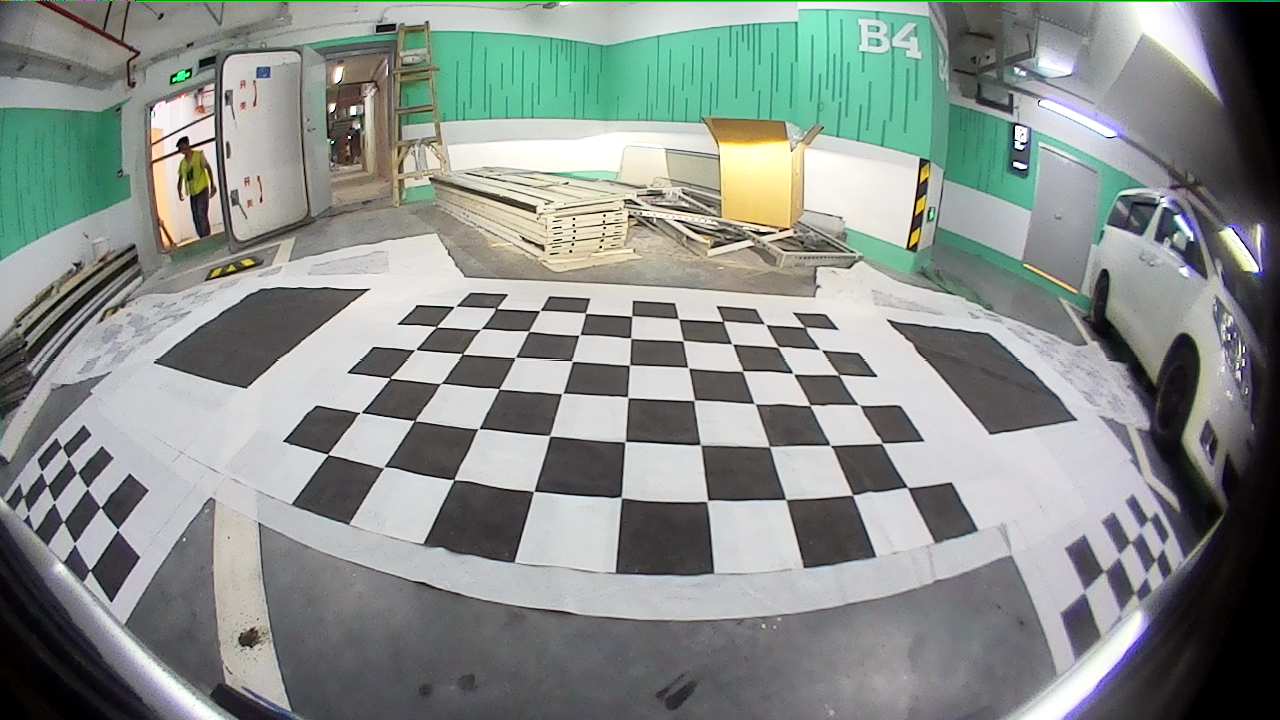
//> input picture 360car1bakxx1/360car1/capture00.bmp, 1280 x 720 px
$ ./main1   (built with g++ and OpenCV 4, the #if around main switched on)
//> lines starting //> are read from the running program, lines starting //| are printed output that depends on the picture
#if 0
#include <iostream>
#include <opencv2/opencv.hpp>
#include <vector>
using namespace std;
int main()
{
	cv::Mat src = cv::imread("D://program//car360BQL//car360BQL//capture00.bmp", 0);
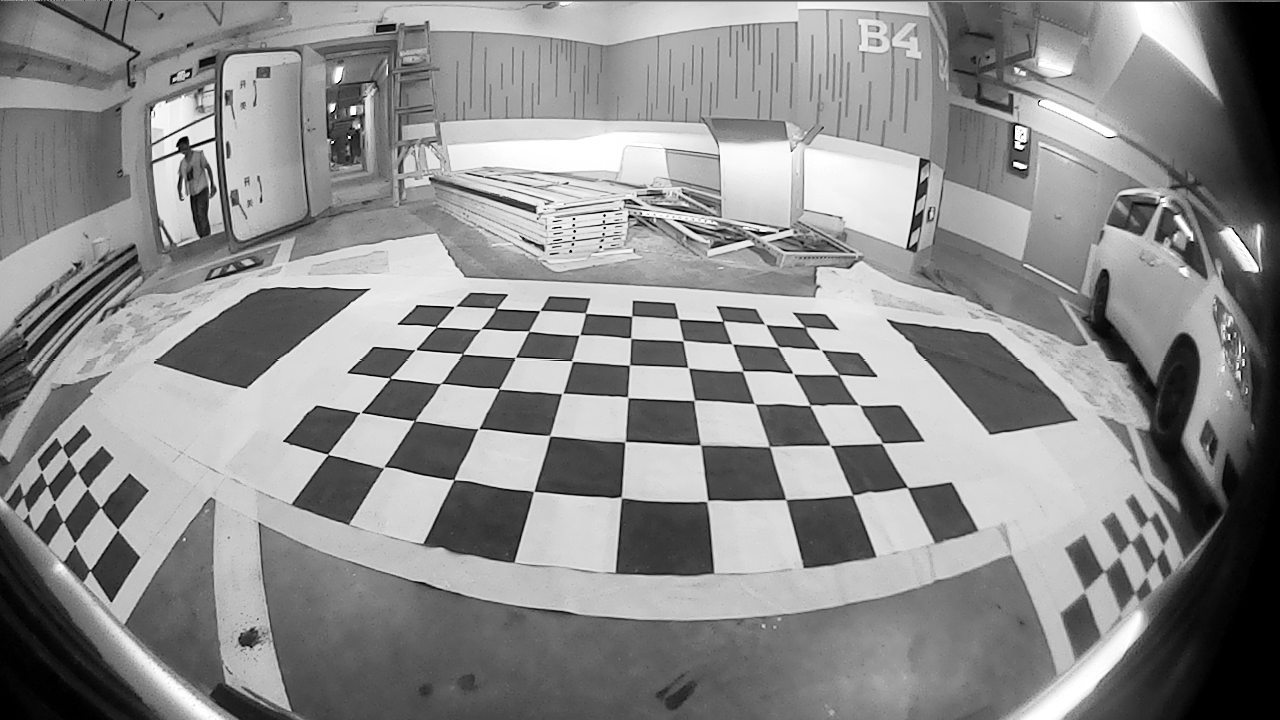
//> src: 720 rows x 1280 cols, CV_8UC1; min 0, max 255, mean 140.3
	//cv::imshow("fff" , src );
	//cv::waitKey(0);
	cv::Size size(9 , 6 );
	vector<cv::Point2f> corners;
	bool b = cv::findChessboardCorners(src, size, corners);
//> corners = 54 Points (x, y), first 12: [907.5, 487.4], [852.6, 495.1], [785.6, 499.6], [707, 501.2], [621.3, 497.4], [533.6, 491.4], [453.9, 479.6], [383.8, 467.5], [328, 454.1], [881.8, 443.2], [830.1, 445.3], [769.2, 446.5]; b = true
	return 0;
}
#endif

$ run again, with 360car1bakxx1/360car1/capture01.bmp copied over 360car1bakxx1/360car1/capture00.bmp
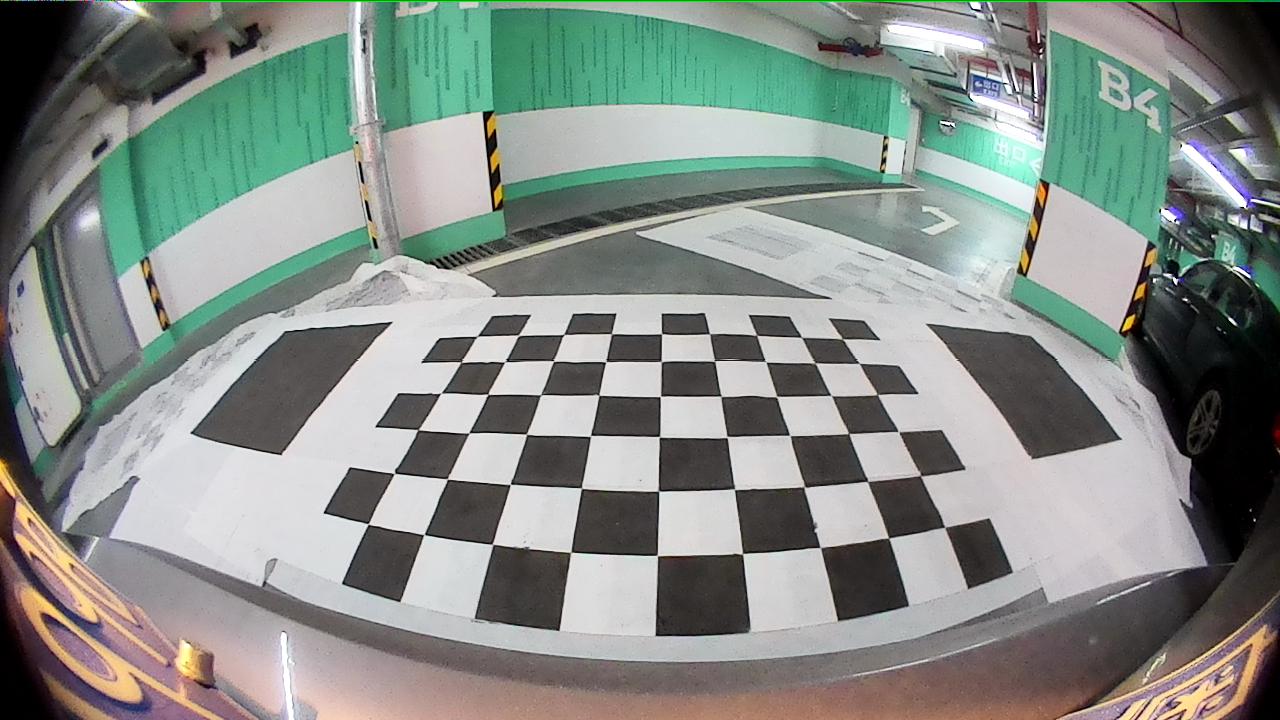
//> input picture 360car1bakxx1/360car1/capture01.bmp, 1280 x 720 px
//> `cv::Mat src = cv::imread("D://program//car360BQL//car360BQL//capture00..`:
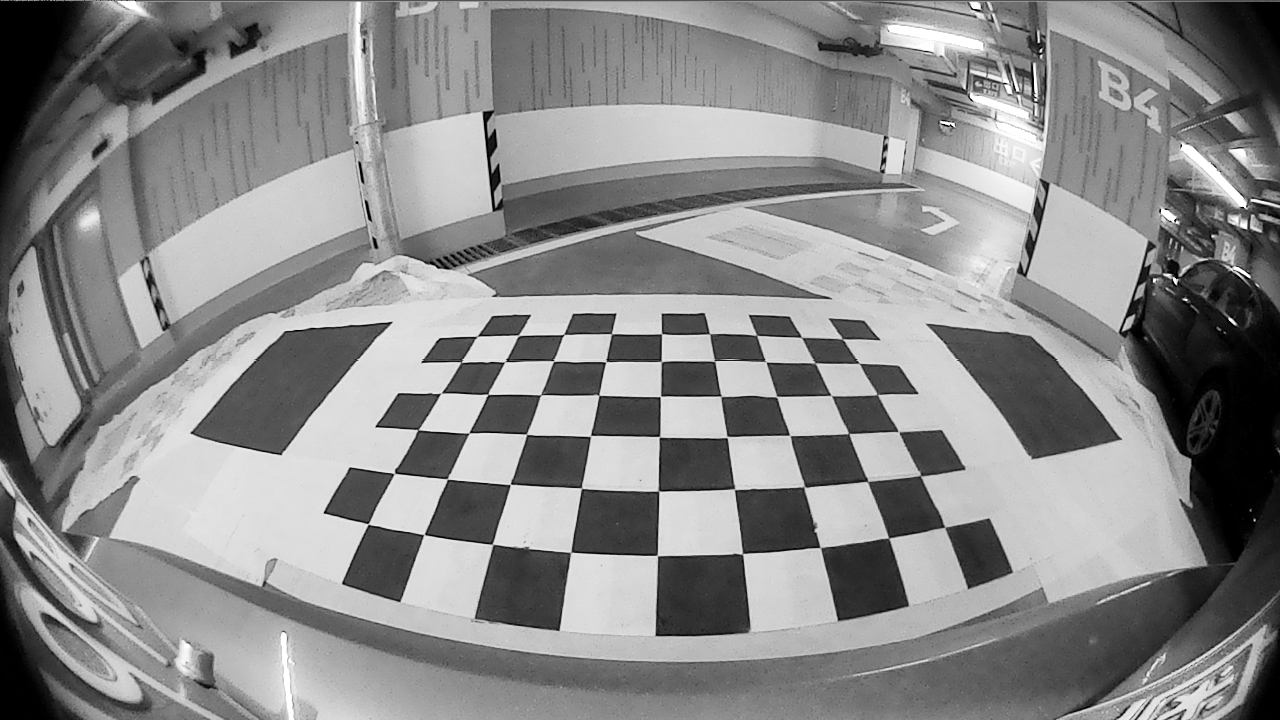
//> src: 720 rows x 1280 cols, CV_8UC1; min 0, max 255, mean 137.7
//> corners = 54 Points (x, y), first 12: [944.8, 527.1], [888.4, 538], [820.2, 547.7], [742.4, 553.8], [657.1, 555.4], [571, 552.3], [492.5, 544.2], [423.9, 534.4], [368.2, 523.9], [920.4, 475.4], [867.5, 481.6], [804.3, 486.4]; b = true

$ run again, with 360car1bakxx1/360car1/capture02.bmp copied over 360car1bakxx1/360car1/capture00.bmp
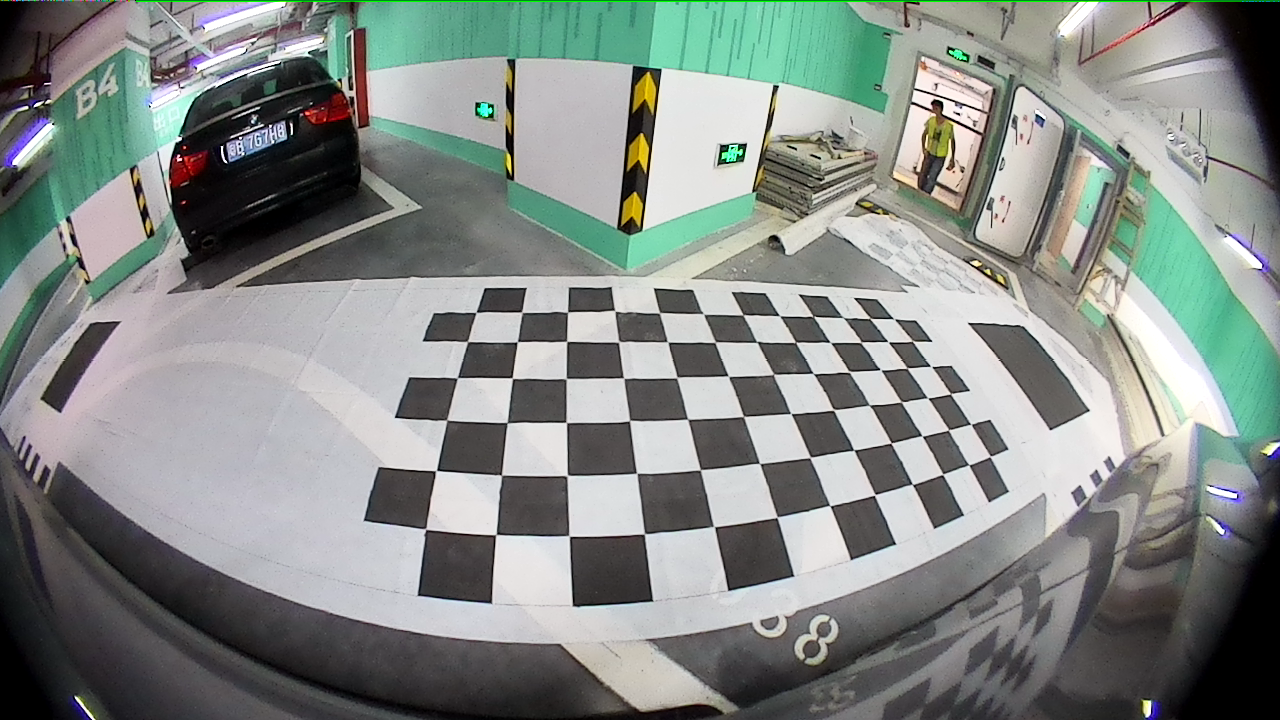
//> input picture 360car1bakxx1/360car1/capture02.bmp, 1280 x 720 px
//> `cv::Mat src = cv::imread("D://program//car360BQL//car360BQL//capture00..`:
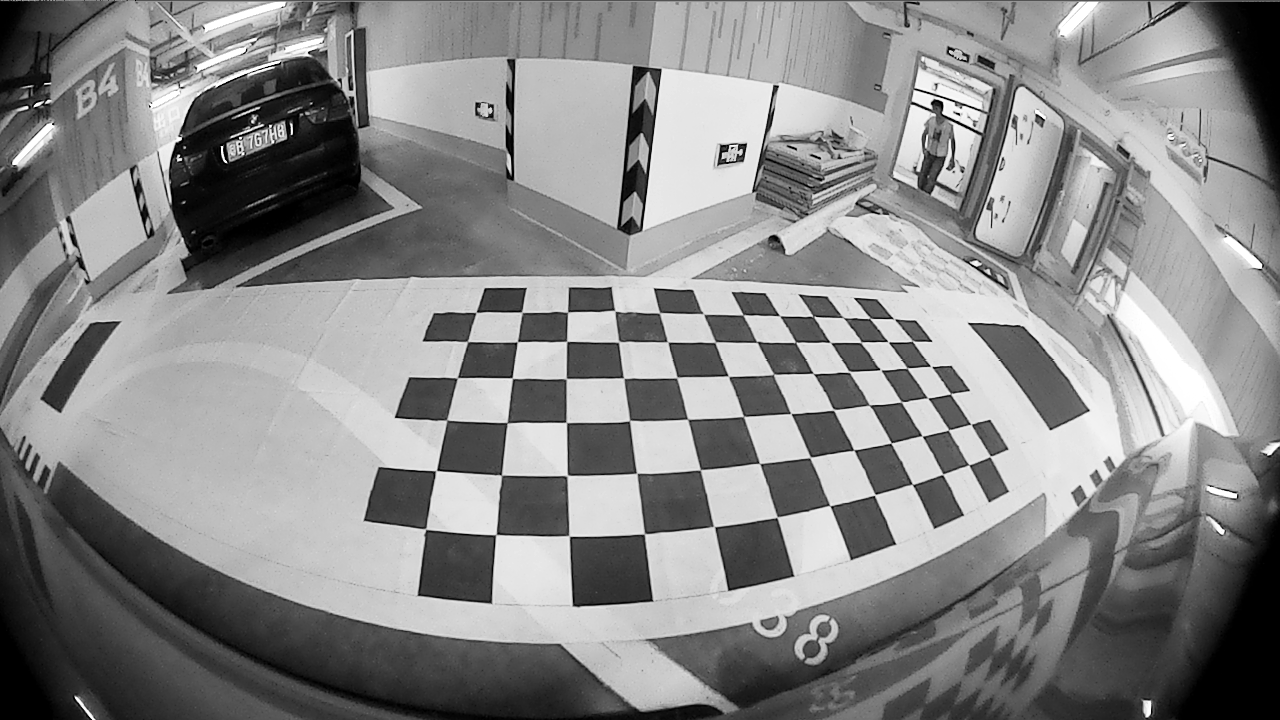
//> src: 720 rows x 1280 cols, CV_8UC1; min 0, max 255, mean 136.1
//> corners = 51 Points (x, y), first 12: [813.5, 316.5], [703, 314], [659, 312.5], [614.5, 311.5], [568, 312], [667.5, 342], [619, 342], [520.5, 313.5], [566.5, 341.5], [517, 342], [476.5, 312], [623.5, 378]; b = false

$ run again, with 360car1bakxx1/360car1/capture03.bmp copied over 360car1bakxx1/360car1/capture00.bmp
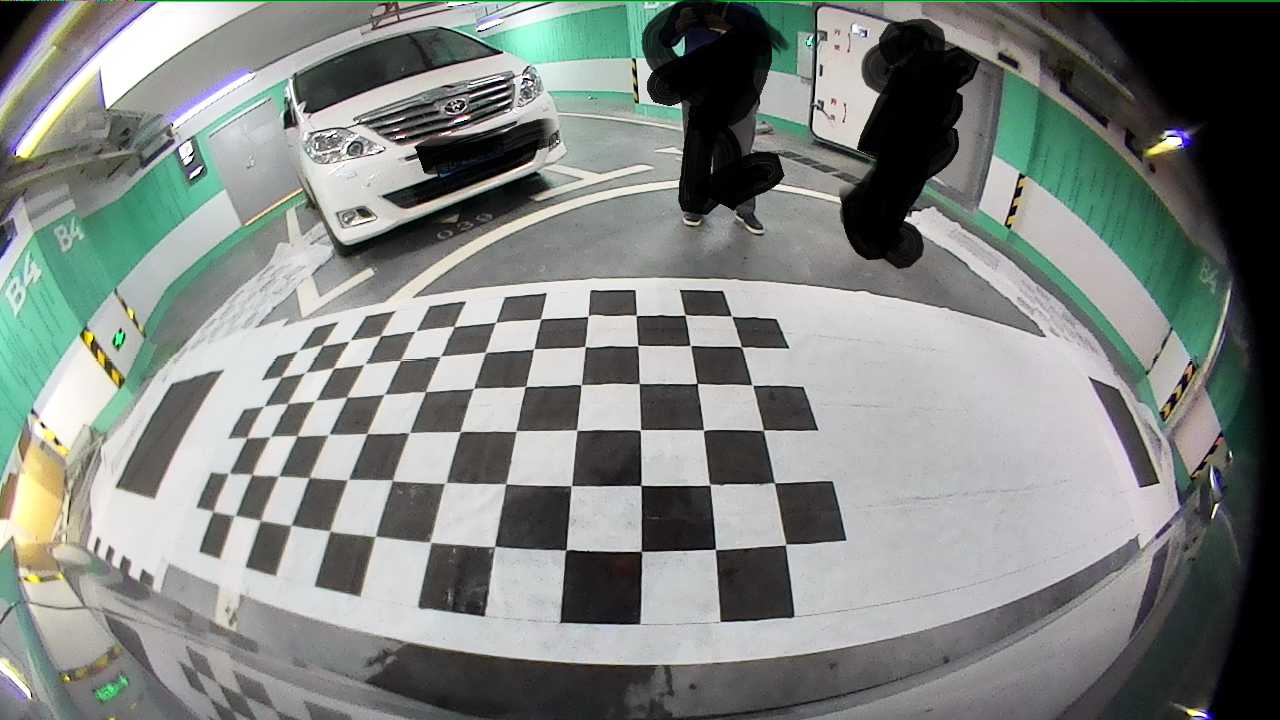
//> input picture 360car1bakxx1/360car1/capture03.bmp, 1280 x 720 px
//> `cv::Mat src = cv::imread("D://program//car360BQL//car360BQL//capture00..`:
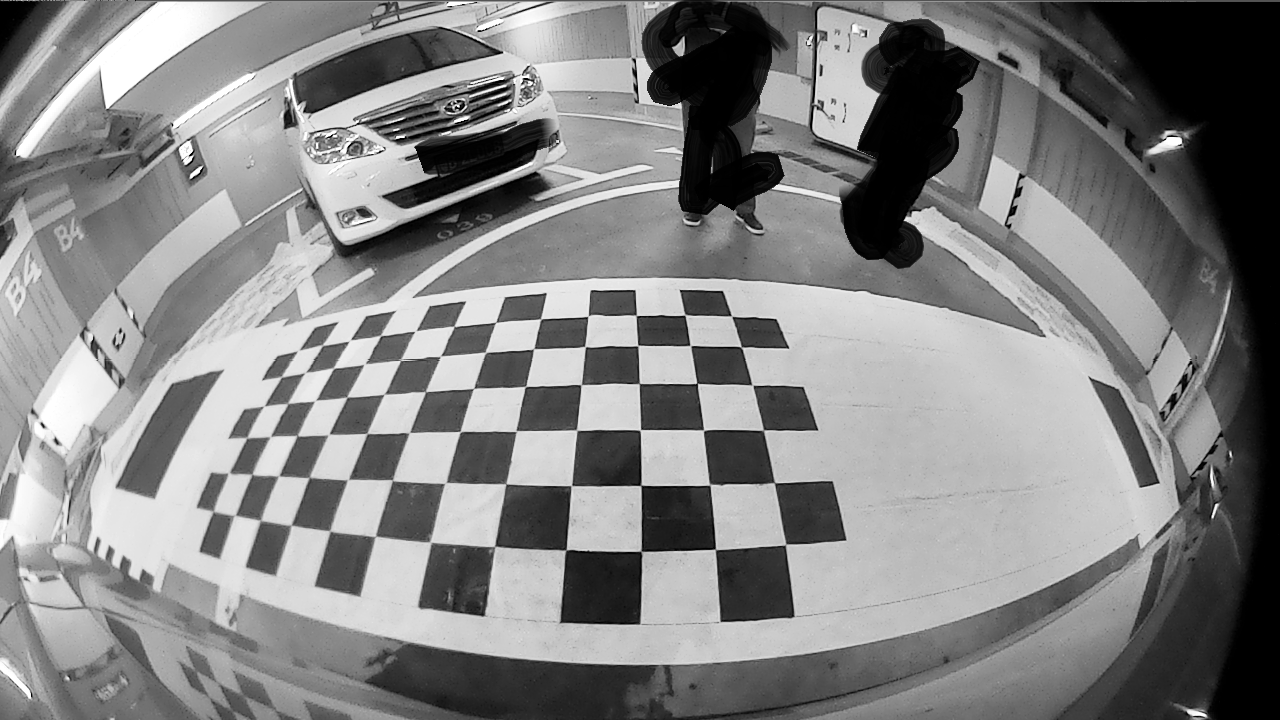
//> src: 720 rows x 1280 cols, CV_8UC1; min 0, max 255, mean 131
//> corners = 51 Points (x, y), first 12: [636, 315], [588.5, 316.5], [685, 315], [690.5, 346], [638, 346], [539.5, 319], [584, 348.5], [533.5, 349.5], [639, 383.5], [581.5, 385], [485.5, 352.5], [524.5, 387.5]; b = false
